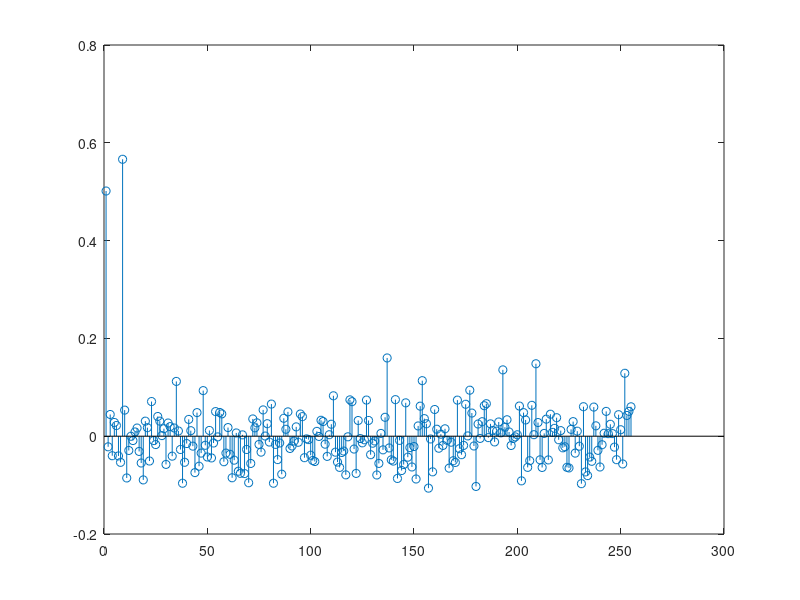

MATLAB code to generate this figure:
function [] = chlength()
% This is a test function which tests the real function, chlengthREAL.
% A channel is generated as well as noise, which are then sent to the
% function together with the amplitude of the impulse, as well as the
% percentage threshold for channel length. 

% True Channel 
h = zeros(1,128);
h(1) = 0.5;
h(9) = 0.5;

% Noise with mean 0 & std.dev gt
gt = 0.05;
rn = gt.*randn(1,length(conv(h,h)));

channel = h;
noise = rn;
amplitude = 1;
alpha = 0.15;

disp(chlengthREAL(noise, channel, amplitude, alpha))
end



function [length] = chlengthREAL(noise, channel, amp, alpha)
% Used for calculating channel length. 
ch = channel; % Channel  

imp = zeros(1,128); % pulse of width 1 sample
A = amp; % pulse of width 1 sample, amplitude amp
imp(1) = A;

res = conv(ch,imp) + noise; % Resulting conv

% Amplitude change compared to impulse amplitude A, means removed
roc = (res - mean(res))./A; % Resulting value is precentage. 

% Acceptable percentage of diff. against zero (noise threshold). 
cycLength = find(roc > alpha,1,'last');
length = cycLength;

stem(roc)

end



